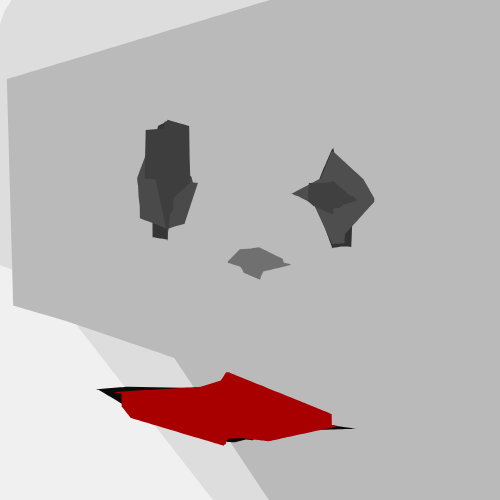
Frame 1 (no input)
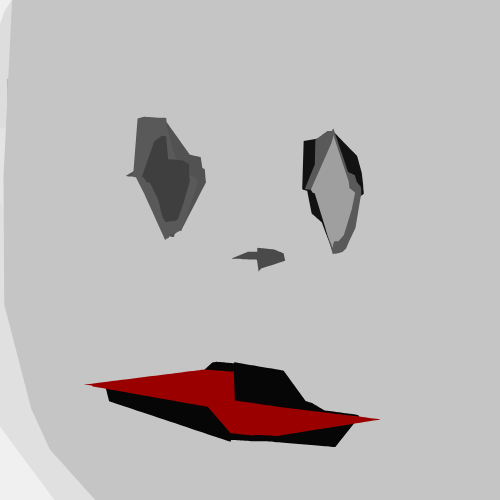
Frame 2 (the mouse pressed at the canvas centre, redrawn once)

The p5.js sketch that drew these frames (run headless with seeded random() and noise() and a simulated clock; the mouse was pressed at the canvas centre and the sketch redrawn once):

// p5.js sketch
// ── sketch.js


function preload() {

}

var eyeWidth, eyeHeight;

function setup() {
    createCanvas(500, 500)   
    background(240)
    eyeWidth = width / 8;
    eyeHeight = height /3;


}

function drawShape(x, y, w, h, numPoints, col, str){
    numPoints = Math.floor(numPoints/4 )
    push()
    noFill();
    strokeWeight(1)
    if (col){
        fill(col)
    } 
    if (str){
        strokeWeight(str)
    } else {
        noStroke()
    }
    translate(x, y);
    bounds = [];
    bounds.push([-w/2, 0]);
    bounds.push([0, -h/2]);
    bounds.push([w/2, 0]);
    bounds.push([0, h/2]);            

    x1 = bounds[0][0];
    x2 = bounds[1][0];


    y1 = bounds[0][1];
    y2 = bounds[1][1];

    beginShape();
    curveTightness(1)
    bounds.forEach(function(d, i){
        var lowerBound = i;
        var upperBound;
        if (i == bounds.length-1){
            upperBound = 0;
        } else {
            upperBound = lowerBound + 1;
        }
        x1 = bounds[lowerBound][0];
        x2 = bounds[upperBound][0];

        y1 = bounds[lowerBound][1];
        y2 = bounds[upperBound][1];

        for (z=0; z< numPoints; z++){
            currX = random(x1, x2);
            currY = random(y1, y2);
            x1 = currX;
            y1 = currY;
            curveVertex(x1, y1)
        }
    
    

    })
    endShape(CLOSE);

    pop()
}


function draw() {

    noLoop();

    centerEye1x = width/3; 
    centerEye2x = 2*width/3;

    centerNoseX = width/2;
    centerNoseY = height/2;

    centerMouthX = width/2;
    centerMouthY = height*3/4;

    drawShape(width/2, height/2, width*1.5, height*1.2, 20, random(200, 230))
    drawShape(width*2/3, height/4, width*1.5, height*1.2, 20, random(150, 230))
    drawShape(width, 0, width*2, height*3, 20, random(160, 200))
    // push()
    
    // triangle(50, height*1/10, width/2, height/4, width*9/10, height/10);
    // rotate(-PI /2)
    // pop();

    shearX(PI / random(50, 100))
    shearY(PI / random(50, 100))

    push()
    rotate(PI / random(70, 100))
    drawShape(centerEye1x, eyeHeight, random(40, 140), random(50,130), 100, random(50, 100))
    drawShape(centerEye1x, eyeHeight, random(40, 100), random(50,130), 100, random(70, 100))
    drawShape(centerEye1x, eyeHeight, random(40, 50), random(30,130), 100, random(50, 70))
    pop();


    push()
    rotate(PI / random(70, 100))
    drawShape(centerEye2x, eyeHeight, random(40, 140), random(50,130), 100, random(0, 50))
    drawShape(centerEye2x, eyeHeight, random(40, 100), random(50,130), 100, random(50, 100))
    drawShape(centerEye2x, eyeHeight, random(40, 50), random(30,130), 100, random(50, 200))
    pop();

    drawShape(centerNoseX, centerNoseY, random(40, 80), random(15, 40), 50, random(50, 200))

    push();
    rotate(PI / random(30, 50))
    drawShape(centerMouthX, centerMouthY, random(200, 300), random(50, 100), 80, color(random(0, 100)))
    drawShape(centerMouthX, centerMouthY, random(200, 300), random(50, 100), 80, color(random(100,  205), 0, 0))
    // drawShape(centerMouthX, centerMouthY, random(100, 200), random(50, 100), 80, color(random(230,  255), 0, 0))
 
    pop();

}
